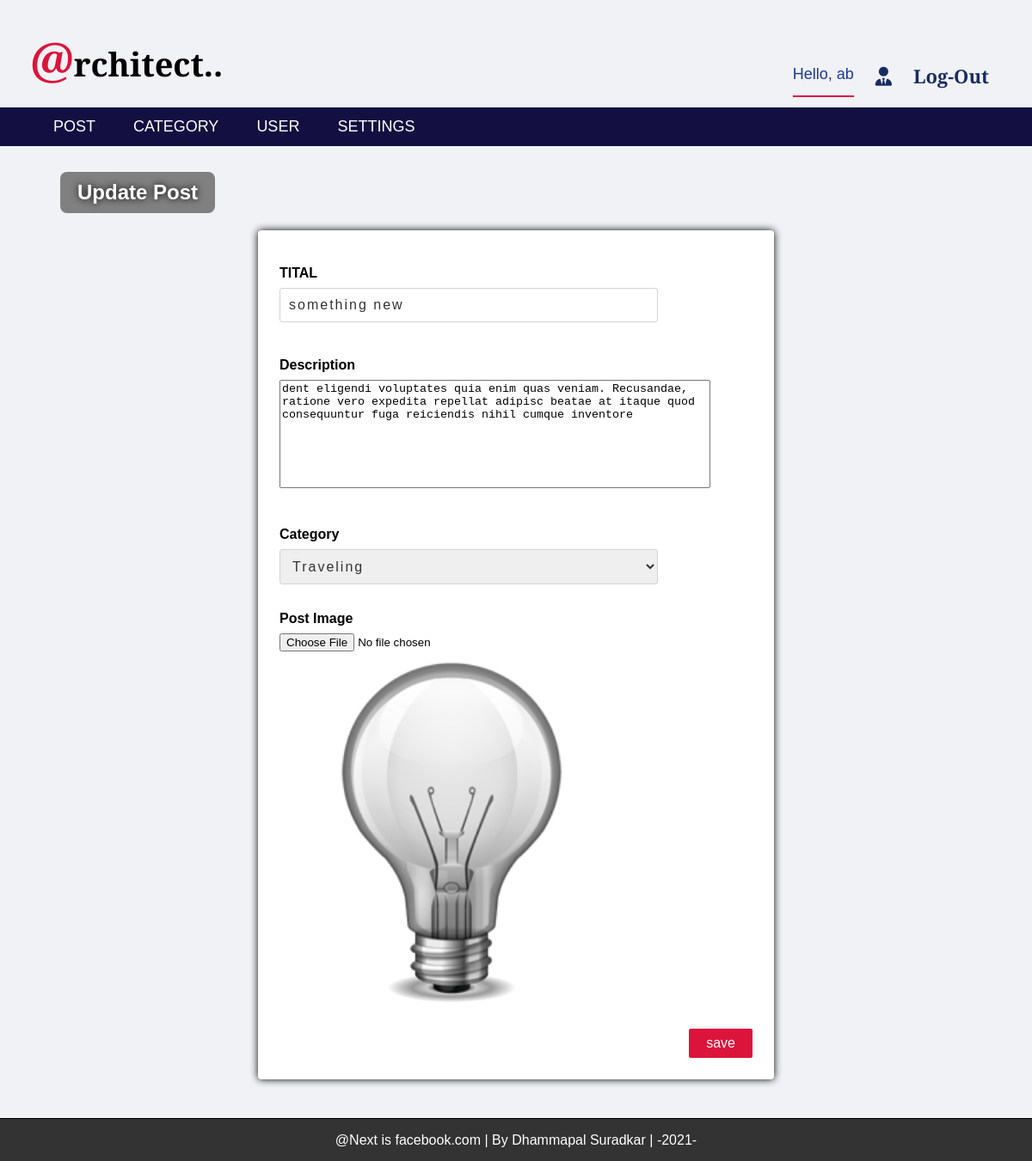
The page /admin/edit_post.php?id=37 (signed in) on the database its author committed.
### tables this page shows
CREATE TABLE `settings` (
  `setting_id` int(11) NOT NULL,
  `website_name` varchar(255) NOT NULL,
  `website_logo` varchar(255) NOT NULL,
  `FooterDesc` varchar(300) NOT NULL
);

CREATE TABLE `post` (
  `post_id` int(11) NOT NULL,
  `tital` varchar(255) NOT NULL,
  `description` varchar(300) NOT NULL,
  `category` varchar(50) NOT NULL,
  `post_date` varchar(100) NOT NULL,
  `author` varchar(50) NOT NULL,
  `images` varchar(255) NOT NULL
);

### admin/edit_post.php (the view, shortened to what this page needs)
<?php
  include 'header_nav.php';
?>
<div class="form_settings">
  <h2>Update Post</h2>
  <?php
     include 'connection.php';
     $post_id = $_GET['id'];
     $sql = "SELECT * FROM post WHERE post_id = {$post_id}";
     $squery = mysqli_query($conn, $sql) or die("Error in Query : select1");
     while($row = mysqli_fetch_assoc($squery)){
  ?>
  <form action="edit_post_data.php" method="post" enctype="multipart/form-data">
    <div class="part">
      <p><b>TITAL</b></p>
      <input type="text" name="tital" value="<?php echo $row['tital']; ?>">
    </div>
    <div class="part">
      <p><b>Description</b></p>
      <textarea name="desc" rows="8" cols="60"><?php echo $row['description']; ?></textarea>
    </div>
    <div class="part p">
      <p><b>Category</b></p>
      <select name="category">
        <?php
           $sql1 = "SELECT * FROM category";
           $squery1 = mysqli_query($conn, $sql1) or die("Error in Query : select2");
           if(mysqli_num_rows($squery1) > 0){
             while($row1 = mysqli_fetch_assoc($squery1)){
               if($row['category'] == $row1['category_id']){
                 $selected = "selected";
               }else{
                 $selected = "";
               }
        ?>
        <option <?php echo $selected; ?> value="<?php echo $row1['category_id']; ?>"><?php echo $row1['category_name']; ?></option>
        <?php
              }
            }
        ?>
      </select>
    </div>
    <div class="part">
      <p><b>Post Image</b></p>
      <input type="file" name="img">
      <img src="images/<?php echo $row['images']; ?>" alt="post_img" width="400px">
    </div>
    <div class="part part1">
      <input type="submit" name="save" value="save">
    </div>
  </form>
  <?php } ?>
</div>
<div class="container footer footer_post">
  <?php
     $sql1 = "SELECT FooterDesc FROM settings";
     $squery1 = mysqli_query($conn, $sql1) or die("Error in Query : select");
     $row1 = mysqli_fetch_assoc($squery1);
  ?>
  <p><?php echo $row1['FooterDesc']; ?></p>
</div>

### admin/header_nav.php (shortened to what this page needs)
<!DOCTYPE html>
<html lang="en" dir="ltr">
  <head>
    <link rel="stylesheet" href="../css/style1.css">
    <link rel="stylesheet" href="css/style2.css">
  </head>
  <body>
    <div class="container">
      <div class="head">
        <?php
           include 'connection.php';
           $sql = "SELECT website_name FROM settings";
           $squery = mysqli_query($conn, $sql) or die("Error in Query : select");
           $row = mysqli_fetch_assoc($squery);
        ?>
        <a href="http://localhost:8012/My_Large_Project/cms_news_project/"><span class="t_head"><?php echo substr($row['website_name'],0,1); ?></span><?php echo substr($row['website_name'],1,30); ?></a>
        <div class="log">
          <span class="username">Hello, <?php echo $_SESSION['username']; ?></span>
          <a href="user_page.php"><i class="fas fa-user-tie"></i></a>
          <a href="log-out.php">Log-Out</a>
        </div>
      </div>
      <div class="navbar">
        <ul id="list">
          <div class="link-1">
          <li id="first"><a class="list-item" href="post.php">POST</a></li>
          <?php
             if($_SESSION['role'] == 1){
          ?>
          <div id="hidelinks">
            <li><a class="list-item" href="category.php">CATEGORY</a></li>
            <li><a class="list-item" href="users.php">USER</a></li>
            <li><a class="list-item" href="settings.php">SETTINGS</a></li>
          </div>
          </div>
          <?php } ?>
        </ul>
      </div>
    </div>
  </body>
</html>

### css/style1.css (style rules this page uses)
* { box-sizing: border-box; }
body { margin: 0; font-family: arial; background-color: #f1f2f6; }
.container { width: 100%; }
.container .head { display: flex; justify-content: space-between; background-color: #f1f2f6; width: 100%; padding: 10px; text-align: center; }
.container .head a { display: block; color: black; margin: 20px 0 10px 25px; text-decoration: none; font-size: 38px; font-weight: 600; font-family: 'Cormorant Unicase', serif; }
.container .head a span { font-size: 55px; color: crimson; }
.container .head .log { display: flex; align-self: center; margin-top: 40px; margin-right: 40px; }
.container .head .log a { font-size: 22px; color: #182C61; transition: 0.3s; }
.container .navbar { display: flow-root; }
.container .navbar ul { margin: 0; list-style-type: none; background-color: #130f40; }
.container .navbar ul li a { display: block; color: white; font-size: 18px; padding: 12px 22px; text-decoration: none; transition: 0.2s; }
.footer { background-color: #f1f2f6; border-top: 1px solid black; }
.footer p { padding: 0 0 15px; color: black; text-align: center; margin-bottom: 0; }
.footer { background-color: #333; }
.footer p { color: white; }

### admin/css/style2.css (style rules this page uses)
* { box-sizing: border-box; }
body { margin: 0; font-family: arial; }
.container .head .log .username { color: #1e3799; margin-top: 23px; font-size: 18px; border-bottom: 2px solid crimson; }
.container .navbar ul { display: flow-root; margin: 0; list-style-type: none; background-color: #130f40; }
.container .navbar ul .link-1 { float: left; width: 90%; }
.container .navbar ul li { float: left; }
.form_settings { width: 100%; min-height: 80vh; }
.form_settings h2 { color: white; text-shadow: 0 0 8px black; margin-top: 30px; margin-left: 70px; background-color: gray; border-radius: 8px; padding: 10px 20px; display: inline-block; }
.form_settings form { width: 50%; background-color: white; padding: 25px 25px 0; border-radius: 4px; margin: 0 auto 45px; box-shadow: 0 0 10px black; overflow: auto; transition: 0.3s; }
.form_settings form .part { margin-bottom: 25px; width: 100%; overflow: auto; }
.form_settings form .p { margin-bottom: 15px; }
.form_settings form .part p { margin-bottom: 8px; }
.form_settings form .part input[type='text'], .form_settings form .part input[type='password'],select { width: 80%; padding: 10px; border-radius: 3px; color: #333; font-size: 16px; letter-spacing: 2px; border: 1px solid lightgray; }
.form_settings form .part img { max-width: 400px; margin-top: 10px; }
.form_settings form .part textarea { resize: none; }
.form_settings form .part1 { text-align: right; }
.form_settings form .part input[type='submit'] { background-color: crimson; padding: 8px 20px; border: none; border-radius: 2px; color: white; font-size: 16px; transition: 0.3s; }
.footer_post { background-color: #333; }
.footer_post p { color: white; }

### rows shown on the page
settings: website_name "@", website_name "rchitect..", FooterDesc "@Next is facebook.com | By Dhammapal Suradkar | -2021-"
post: tital "something new", desc "dent eligendi voluptates quia enim quas veniam. Recusandae, ratione vero expedita repellat adipisc beatae at itaque quod consequuntur fuga reiciendis nihil cumque inventore", images (picture)

### other values the page prints
$_SESSION['username'] "ab"
form field category "Traveling"
